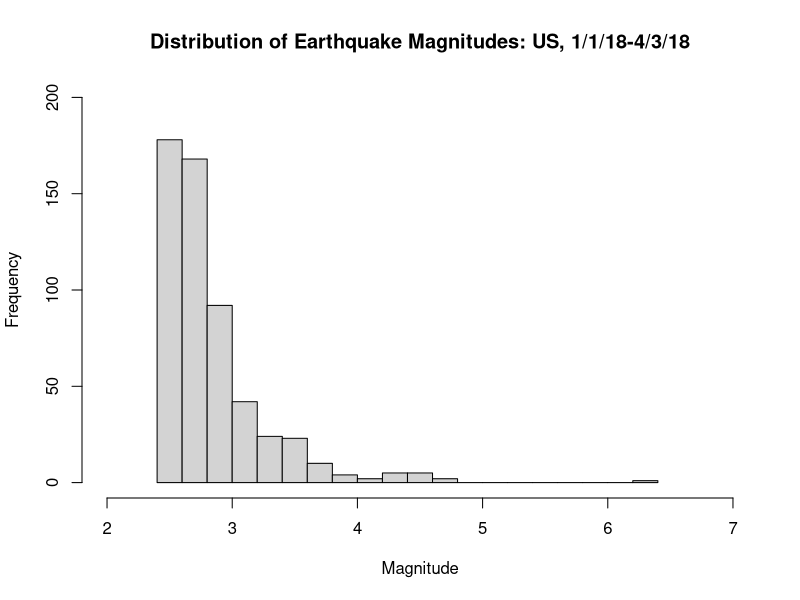
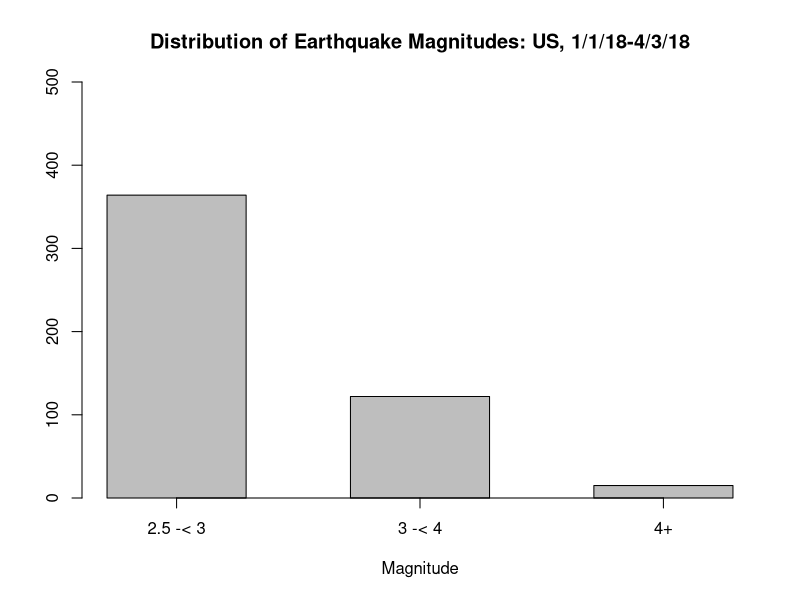
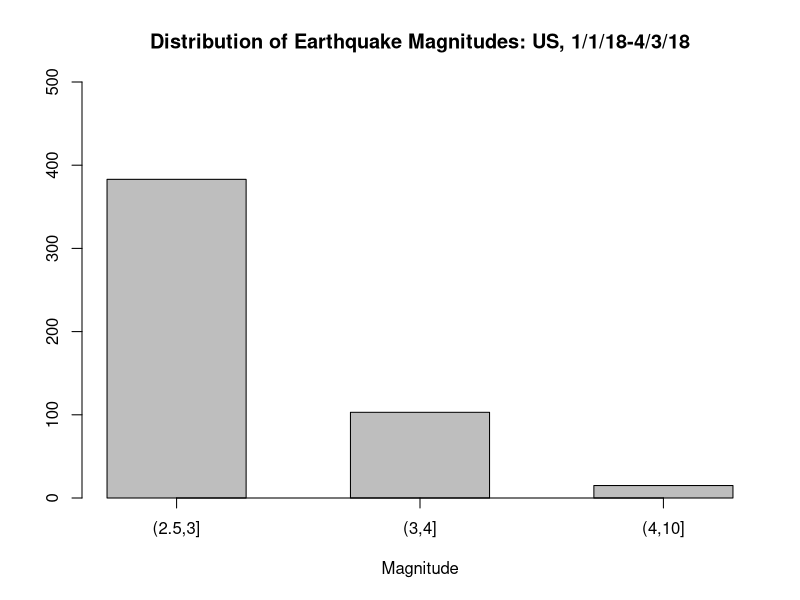
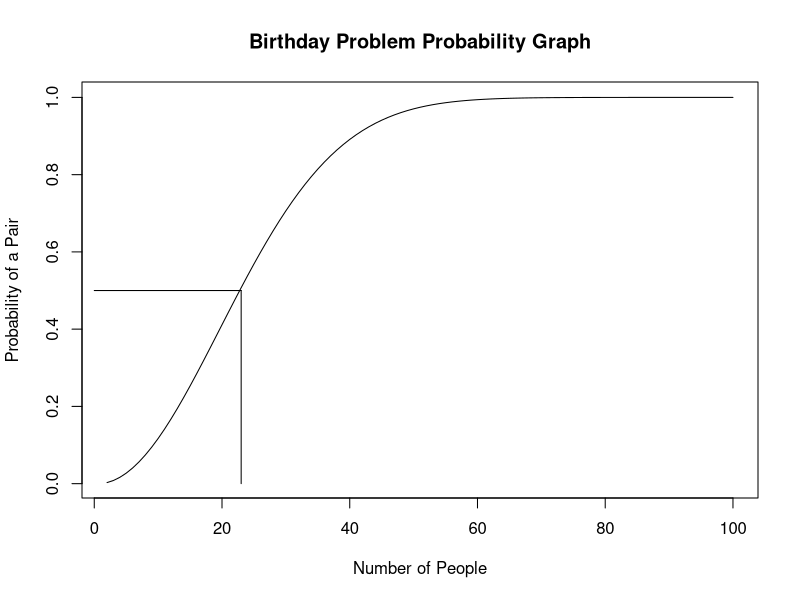

Here is the R script that generated these plots, in order:
###########################
# Name: Steven Bradley    #
# Stat 331: Homework 4    #
###########################

#### Conditional Execution and Loop Exercise ####
eq_2018 <- read.csv("US Earthquakes 2018.csv")

#a
mags <- eq_2018$mag
hist(mags, breaks = 15, xlim = range(2:7), ylim = range(0:200), xlab = "Magnitude", main = "Distribution of Earthquake Magnitudes: US, 1/1/18-4/3/18")

#b
cat_vec <- rep(x = NA, times = length(mags))
i = 1
for(mag in mags){
  if (mag > 2.5 && mag < 3){
    cat_vec[i] = "2.5 -< 3"
  }
  else if (mag >= 3 && mag <= 4){
    cat_vec[i] = "3 -< 4"
  }
  else if(mag > 4){
    cat_vec[i] = "4+"
  }
  i = i + 1
}

barplot(sort(table(cat_vec), decreasing = TRUE), axis.lty = 1, space = .75, ylim = range(0:500), main = "Distribution of Earthquake Magnitudes: US, 1/1/18-4/3/18", xlab = "Magnitude")


#c
cut_mag <- cut(x = mags,breaks = c(2.5,3,4,10))
barplot(sort(table(cut_mag), decreasing = TRUE), axis.lty = 1, space = .75, ylim = range(0:500), main = "Distribution of Earthquake Magnitudes: US, 1/1/18-4/3/18", xlab = "Magnitude")



##### Birthday Problem #####

#a
sharedBirthdayProb <- function(k){
  return(1 - (choose(365,k)*factorial(k))/365**k)
}

#b
sizes <- matrix(c(2:100))
sizes <- cbind(sizes, matrix(apply(X = sizes, MARGIN = 1, FUN = sharedBirthdayProb)))

#c
msizes <- matrix(c(2:100))
msizes <- cbind(msizes, matrix(mapply(sharedBirthdayProb,msizes)))

#d
fsizes <- matrix(c(2:100, rep(NA, times = 99)), ncol = 2)
i = 1
for (size in fsizes[,1]){
  fsizes[i,2] <- sharedBirthdayProb(size)
  i = i + 1
}

#e
plot(x = sizes[,1], y = sizes[,2], type = "l", xlab = "Number of People", ylab = "Probability of a Pair", main = "Birthday Problem Probability Graph")
lines(x = c(0,23), y = c(0.5,0.5))
lines(x = c(23,23), y = c(0,0.5))
       